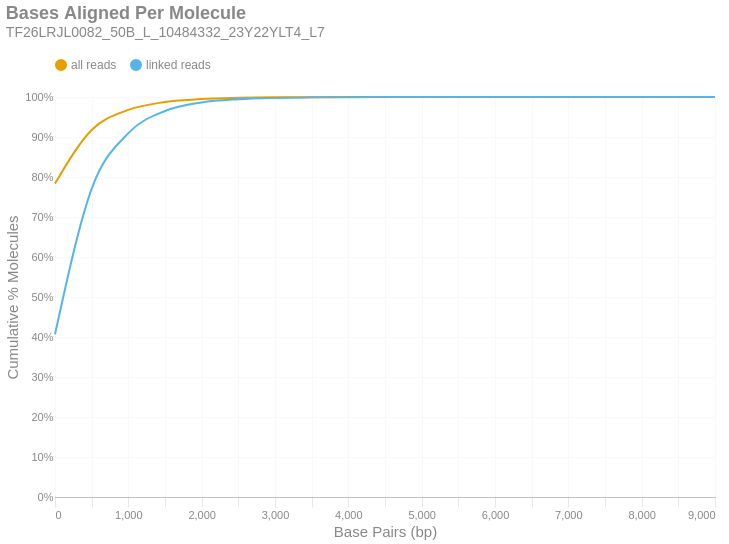

The notebook cell this image was saved under:
### Markdown cell above
### Bases Aligned Per Molecule
This is a cumulative frequency distribution showing the number of base pairs aligned per unique molecule. These data are shown in 500 bp bins. There are two distributions: one with `all reads` (yellow) and another with only `linked reads` (blue). The percent of molecules in the `linked reads` distribution is relative to the total number of linked molecules.

### Code cell
if SKIPLR:
    print_html(f"Skipped")
else:
    binned_df = consolidated_hist(valids['aligned_bp'], mask, 500, True)
    with SafeRender(binned_df):
        (
            density_plot(binned_df, 'Bases Aligned Per Molecule', samplename, 'basesper')
            .encode(
                x=alt.X('bin:Q', title="Base Pairs (bp)").axis(tickMinStep=500).scale(padding=0),
                y=alt.Y('value:Q', title='Cumulative % Molecules')
                    .axis(format='%')
                    .scale(domain = [0,1])
                    .stack(False),
                color=alt.Color("key:N").scale(domain = ["all reads", "linked reads"]),
                tooltip = [
                    alt.Tooltip("key:N", title = "Data Type"),
                    alt.Tooltip("range_label:N", title="Bases Aligned Per Molecule"),
                    alt.Tooltip("value:Q", format = ".2%", title="% Molecules (Cum.)")
                ]
            )
        ).display()

### Figure 1 — Vega-Lite specification as saved in the notebook (floating-point values rounded to 4 significant figures)
{"width": "container", "height": 400, "config": {"title": {"anchor": "start", "dy": -15, "fontSize": 18, "color": "#888888", "subtitleColor": "#888888", "subtitleFontSize": 14}, "arc": {"fill": "#0072B2"}, "axis": {"domainColor": "#888888", "domainWidth": 0.5, "gridWidth": 0.2, "grid": false, "titleFontWeight": 400, "titleFontSize": 15, "labelFontSize": 11, "labelColor": "#888888", "tickColor": "#888888", "tickWidth": 0.2, "titleColor": "#888888"}, "axisBand": {"grid": false}, "axisX": {"grid": true, "tickSize": 10, "domainCap": "round"}, "axisY": {"domain": false, "grid": true, "tickSize": 0, "domainCap": "round"}, "background": "transparent", "header": {"labelFontSize": 15, "labelColor": "#888888", "titleFontSize": 15, "titleFontWeight": 600, "titleColor": "#888888"}, "legend": {"labelFont": "sans-serif", "labelFontSize": 12, "labelColor": "#888888", "symbolSize": 100, "symbolType": "circle", "titleFontSize": 12, "titlePadding": 10, "titleColor": "#888888", "title": null, "orient": "top"}, "range": {"category": ["#E69F00", "#56B4E9", "#009E73", "#F0E442", "#0072B2", "#D55E00", "#CC79A7", "#000000"], "diverging": ["#cfe8f3", "#a2d4ec", "#73bfe2", "#46abdb", "#1696d2", "#12719e"]}, "area": {"fill": "#0072B2", "fillOpacity": 0.7, "line": true, "strokeOpacity": 0.7}, "line": {"color": "#0072B2", "stroke": "#0072B2", "strokeWidth": 2}, "trail": {"color": "#0072B2", "stroke": "#0072B2", "strokeWidth": 0, "size": 1}, "point": {"filled": true, "fillOpacity": 1.0, "size": 95}, "text": {"color": "#888888", "fontSize": 11, "align": "right", "fontWeight": 400, "size": 11}, "bar": {"fill": "#0072B2", "stroke": null}, "view": {"stroke": null, "continuousWidth": 660, "continuousHeight": 400}}, "data": {"name": "data-3ea334080435d619f9ba851e4c0734d7"}, "mark": {"type": "line", "interpolate": "monotone", "point": {"opacity": 0, "size": 275}}, "encoding": {"color": {"field": "key", "scale": {"domain": ["all reads", "linked reads"]}, "type": "nominal"}, "tooltip": [{"field": "key", "title": "Data Type", "type": "nominal"}, {"field": "range_label", "title": "Bases Aligned Per Molecule", "type": "nominal"}, {"field": "value", "format": ".2%", "title": "% Molecules (Cum.)", "type": "quantitative"}], "x": {"axis": {"tickMinStep": 500}, "field": "bin", "scale": {"padding": 0}, "title": "Base Pairs (bp)", "type": "quantitative"}, "y": {"axis": {"format": "%"}, "field": "value", "scale": {"domain": [0, 1]}, "stack": false, "title": "Cumulative % Molecules", "type": "quantitative"}}, "params": [{"name": "param_c36ac31b6afebe62", "select": {"type": "point", "fields": ["key"]}, "bind": "legend"}], "title": {"text": "Bases Aligned Per Molecule", "subtitle": "TF26LRJL0082_50B_L_10484332_23Y22YLT4_L7"}, "transform": [{"fold": ["all reads (cumsum)", "linked reads (cumsum)"]}, {"calculate": "replace(datum.key, ' (cumsum)', '')", "as": "key"}, {"filter": {"param": "param_c36ac31b6afebe62"}}], "usermeta": {"embedOptions": {"downloadFileName": "TF26LRJL0082_50B_L_10484332_23Y22YLT4_L7.basesper"}}, "$schema": "https://vega.github.io/schema/vega-lite/v6.4.1.json", "datasets": {"data-3ea334080435d619f9ba851e4c0734d7": [{"bin": "0.0", "interval": "0.0-500.0", "all reads": 0.7837, "linked reads": 0.4065, "all reads (cumsum)": 0.7837, "linked reads (cumsum)": 0.4065, "range_label": "0-499"}, {"bin": "500.0", "interval": "500.0-1000.0", "all reads": 0.134, "linked reads": 0.3638, "all reads (cumsum)": 0.9176, "linked reads (cumsum)": 0.7704, "range_label": "500-999"}, {"bin": "1000.0", "interval": "1000.0-1500.0", "all reads": 0.05006, "linked reads": 0.1393, "all reads (cumsum)": 0.9677, "linked reads (cumsum)": 0.9097, "range_label": "1000-1499"}, {"bin": "1500.0", "interval": "1500.0-2000.0", "all reads": 0.01977, "linked reads": 0.05522, "all reads (cumsum)": 0.9874, "linked reads (cumsum)": 0.9649, "range_label": "1500-1999"}, {"bin": "2000.0", "interval": "2000.0-2500.0", "all reads": 0.007698, "linked reads": 0.02151, "all reads (cumsum)": 0.9951, "linked reads (cumsum)": 0.9864, "range_label": "2000-2499"}, {"bin": "2500.0", "interval": "2500.0-3000.0", "all reads": 0.002863, "linked reads": 0.008001, "all reads (cumsum)": 0.998, "linked reads (cumsum)": 0.9944, "range_label": "2500-2999"}, {"bin": "3000.0", "interval": "3000.0-3500.0", "all reads": 0.001198, "linked reads": 0.003349, "all reads (cumsum)": 0.9992, "linked reads (cumsum)": 0.9978, "range_label": "3000-3499"}, {"bin": "3500.0", "interval": "3500.0-4000.0", "all reads": 0.000473, "linked reads": 0.001322, "all reads (cumsum)": 0.9997, "linked reads (cumsum)": 0.9991, "range_label": "3500-3999"}, {"bin": "4000.0", "interval": "4000.0-4500.0", "all reads": 0.0001913, "linked reads": 0.0005345, "all reads (cumsum)": 0.9999, "linked reads (cumsum)": 0.9996, "range_label": "4000-4499"}, {"bin": "4500.0", "interval": "4500.0-5000.0", "all reads": 8.249e-05, "linked reads": 0.0002305, "all reads (cumsum)": 1.0, "linked reads (cumsum)": 0.9999, "range_label": "4500-4999"}, {"bin": "5000.0", "interval": "5000.0-5500.0", "all reads": 2.75e-05, "linked reads": 7.685e-05, "all reads (cumsum)": 1.0, "linked reads (cumsum)": 0.9999, "range_label": "5000-5499"}, {"bin": "5500.0", "interval": "5500.0-6000.0", "all reads": 1.1e-05, "linked reads": 3.074e-05, "all reads (cumsum)": 1.0, "linked reads (cumsum)": 1.0, "range_label": "5500-5999"}, {"bin": "6000.0", "interval": "6000.0-6500.0", "all reads": 4.277e-06, "linked reads": 1.195e-05, "all reads (cumsum)": 1.0, "linked reads (cumsum)": 1.0, "range_label": "6000-6499"}, {"bin": "6500.0", "interval": "6500.0-7000.0", "all reads": 1.222e-06, "linked reads": 3.416e-06, "all reads (cumsum)": 1.0, "linked reads (cumsum)": 1.0, "range_label": "6500-6999"}, {"bin": "7000.0", "interval": "7000.0-7500.0", "all reads": 1.222e-06, "linked reads": 3.416e-06, "all reads (cumsum)": 1.0, "linked reads (cumsum)": 1.0, "range_label": "7000-7499"}, {"bin": "7500.0", "interval": "7500.0-8000.0", "all reads": 0.0, "linked reads": 0.0, "all reads (cumsum)": 1.0, "linked reads (cumsum)": 1.0, "range_label": "7500-7999"}, {"bin": "8000.0", "interval": "8000.0-8500.0", "all reads": 0.0, "linked reads": 0.0, "all reads (cumsum)": 1.0, "linked reads (cumsum)": 1.0, "range_label": "8000-8499"}, {"bin": "8500.0", "interval": "8500.0-9000.0", "all reads": 0.0, "linked reads": 0.0, "all reads (cumsum)": 1.0, "linked reads (cumsum)": 1.0, "range_label": "8500-8999"}, {"bin": "9000.0", "interval": "9000.0-9500.0", "all reads": 6.111e-07, "linked reads": 1.708e-06, "all reads (cumsum)": 1.0, "linked reads (cumsum)": 1.0, "range_label": "9000-9499"}]}}
